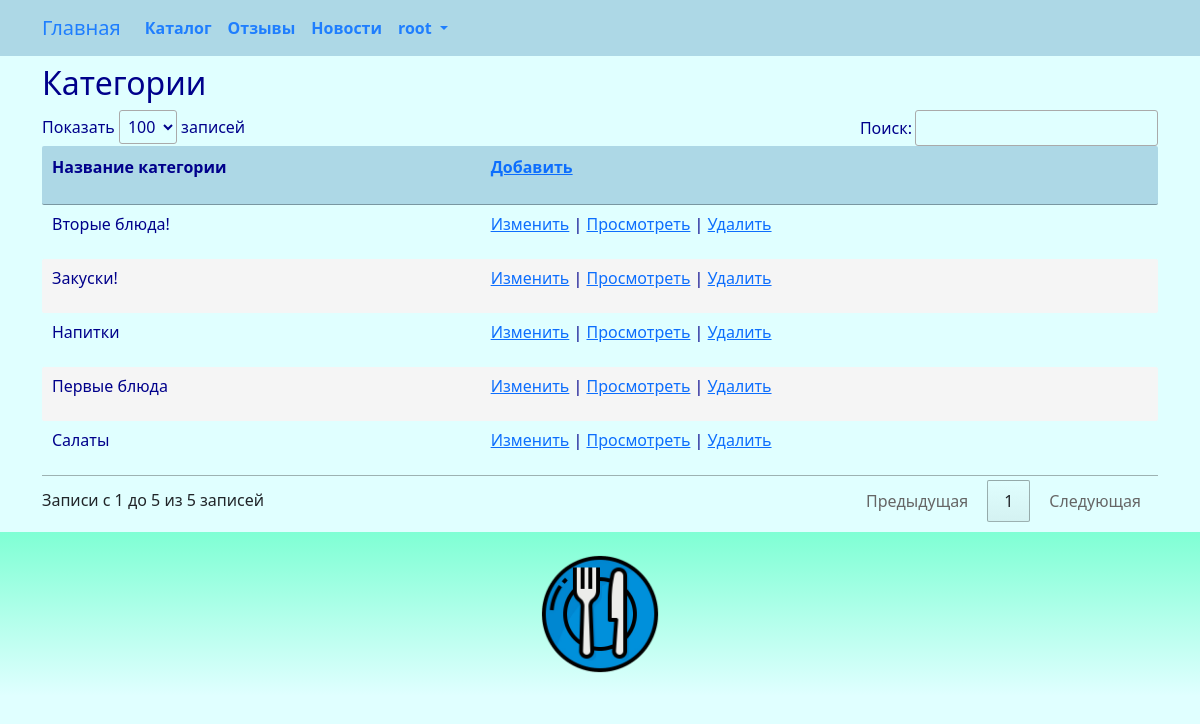
Page /category/index/ (signed in) on the earlier database version.
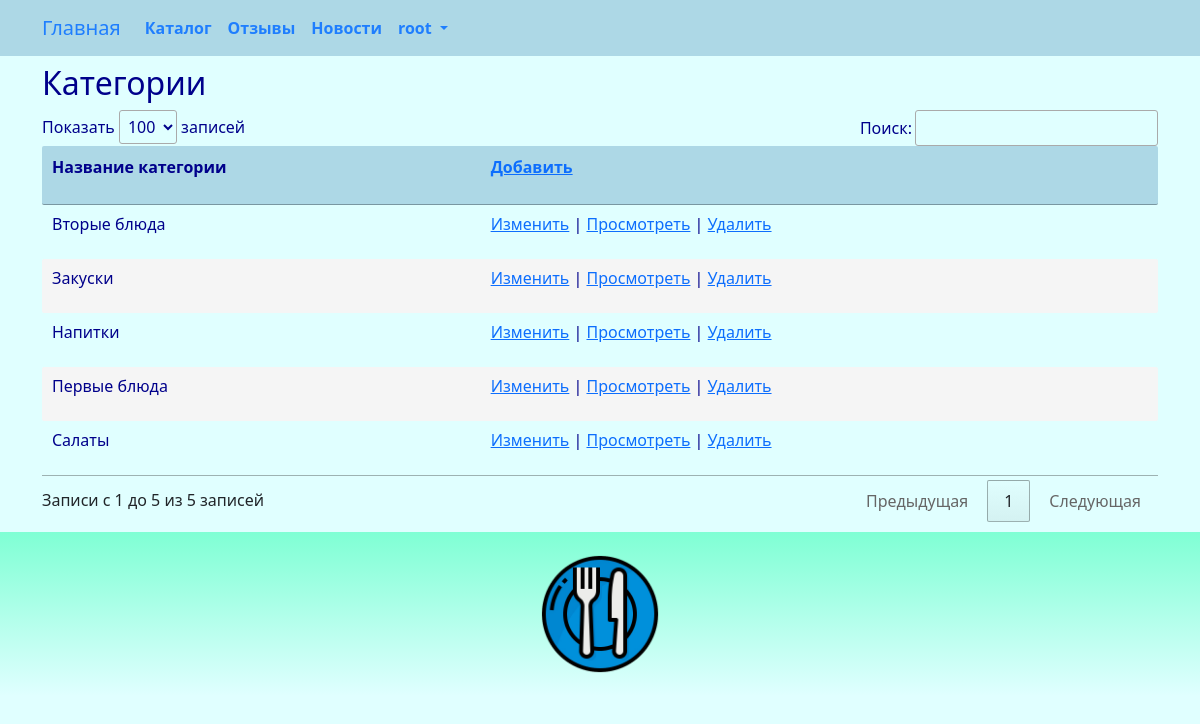
Same page on the later database version.
### star/models.py (models this page shows, shortened)
class Category(models.Model):
    title = models.CharField(_('category_title'), max_length=128, unique=True)
    class Meta:
        db_table = 'category'

### star/views.py (the view)
# urls.py: path('category/index/', views.category_index, name='category_index'),
@login_required
@group_required("Managers")
def category_index(request):
    try:
        category = Category.objects.all().order_by('title')
        return render(request, "category/index.html", {"category": category,})
    except Exception as exception:
        print(exception)
        return HttpResponse(exception)

### star/views.py (called while the page is built)
def group_required(*group_names):
    def in_groups(u):
        if u.is_authenticated:
            if bool(u.groups.filter(name__in=group_names)) | u.is_superuser:
                return True
        return False
    return user_passes_test(in_groups, login_url='403')

### templates/category/index.html (shortened to what this page needs)
{% extends "base.html" %}
{% load i18n %}
{% block content %}
<h2>{% trans "categorys" %}</h2>
{% if category.count > 0 %}
<div class="row">
	<table id="myTable" class="table-manager" style="width:100%">
		<thead>
			<tr>
				<th><p>{% trans "category_title" %}</p></th>
				<th><p><a href="{% url 'category_create'%}">{% trans "Add" %}</a></p></th>
			</tr>
		</thead>
		<tbody>
			{% for n in category %}
			<tr>
				<td>
					<p>{{ n.title }}</p>
				</td>
				<td>
					<p>
					<a href="{% url 'category_edit' n.id %}">{% trans "Change" %}</a> |
					<a href="{% url 'category_read' n.id %}">{% trans "View" %}</a> |
					<a onclick="return confirm('Удалить запись?')" href="{% url 'category_delete' n.id %}">{% trans "Delete" %}</a>
					</p>
				</td>
			</tr>
			{% endfor %}
		</tbody>
	</table>
</div>
{% else %}
<a href="{% url 'category_create'%}">{% trans "Add" %}</a>
{% endif %}
{% endblock content %}

Differences in the rows shown:
changed Category: title "Вторые блюда!" → "Вторые блюда"
changed Category: title "Закуски!" → "Закуски"
